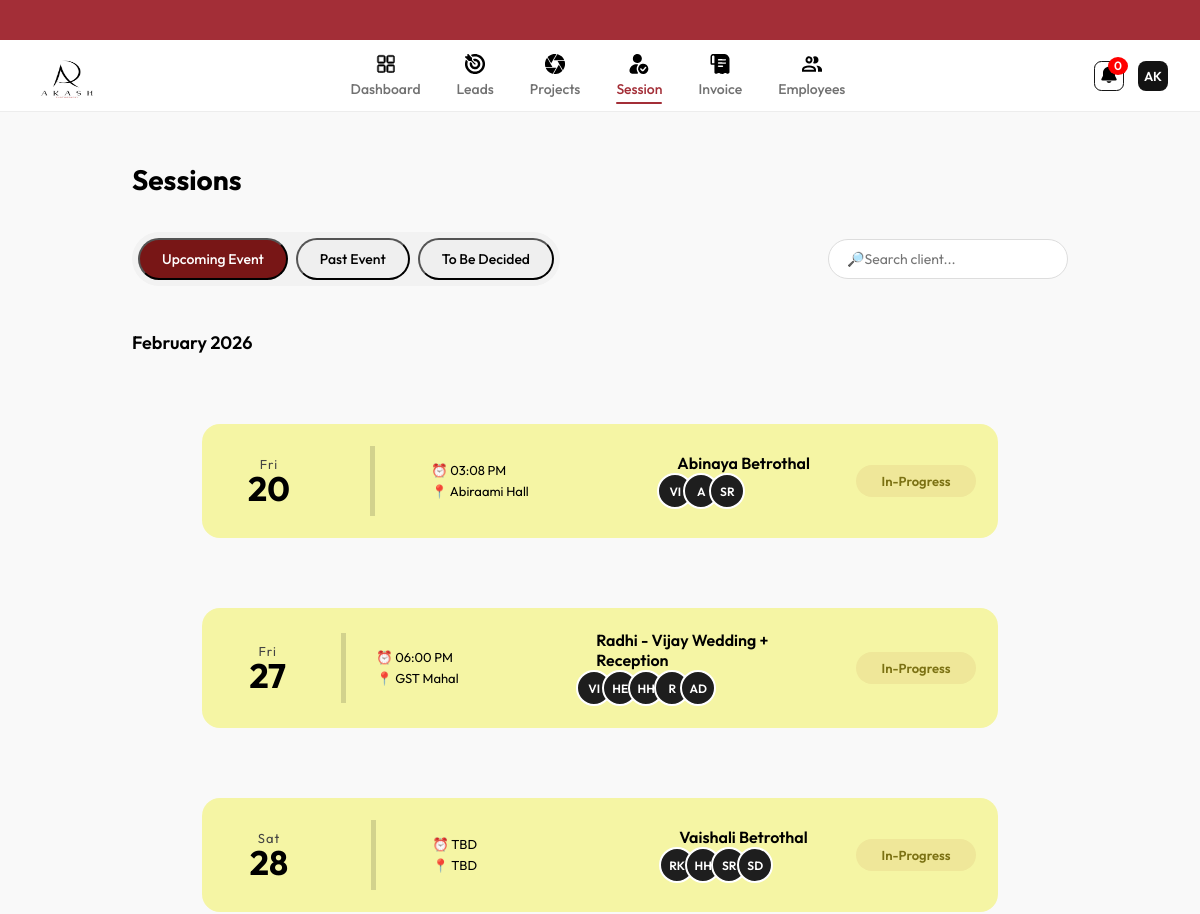
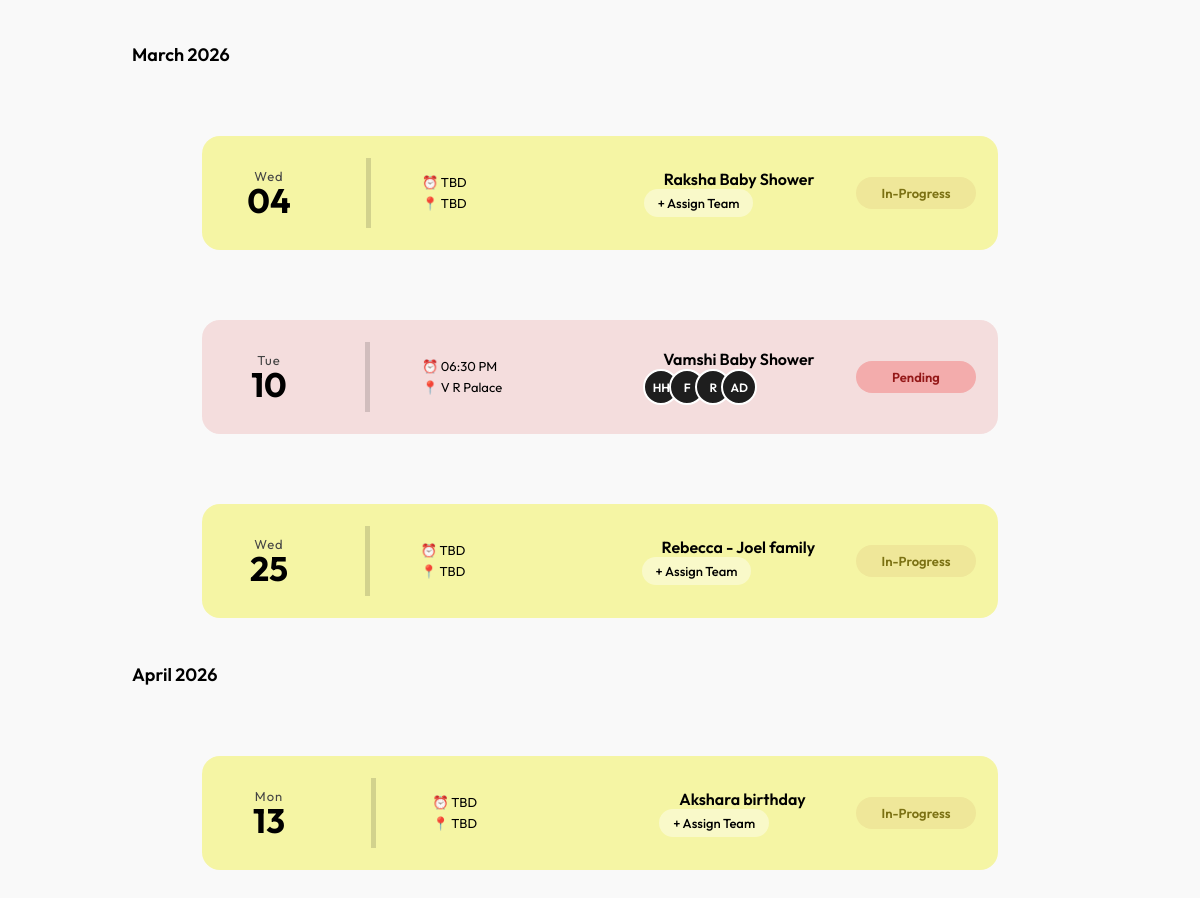
The page /projects/sessions/ on the database its author committed (2 pictures, top to bottom).
### projects/models.py (models this page shows, shortened)
class Project(models.Model):
    STATUS_CHOICES = (
        ('to_assign', 'To Be Assigned'),
        ('pre_production', 'Pre Production'),
        ('selection', 'Selection'),
        ('post_production', 'Post Production'),
        ('completed', 'Completed'),
    )
    lead = models.OneToOneField(
        'leads.Lead',
        on_delete=models.CASCADE,
        related_name='project'
    )
    code = models.CharField(max_length=20, unique=True)
    client_name = models.CharField(max_length=120)
    event_type = models.CharField(max_length=50)
    venue = models.CharField(max_length=255, blank=True, null=True)
    time = models.TimeField(blank=True, null=True)
    duration = models.CharField(max_length=50, blank=True, null=True)
    due_date = models.DateField(blank=True, null=True)
    start_date = models.DateField(blank=True, null=True)
    end_date = models.DateField(blank=True, null=True)
    status = models.CharField(
        max_length=30,
        choices=STATUS_CHOICES,
        default='to_assign'
    )
    team = models.ManyToManyField(
        User,
        related_name="projects",
        blank=True
    )
    completed_tasks = models.IntegerField(default=0)
    total_tasks = models.IntegerField(default=0)

### accounts/models.py (models this page shows, shortened)
class User(AbstractUser):
    ROLE_CHOICES = (
        ('admin', 'Admin'),
        ('team', 'Team Member'),
    )
    role = models.CharField(
        max_length=20,
        choices=ROLE_CHOICES,
        default='team'
    )
    photography_role = models.CharField(
        max_length=20,
        choices=PHOTOGRAPHY_ROLES,
        blank=True,
        null=True
    )

### projects/views.py (the view, shortened to what this page needs)
# urls.py: path("sessions/", views.sessions_view, name="sessions"),
def sessions_view(request):
    filter_type = request.GET.get("type", "upcoming")
    search_query = request.GET.get("search", "").strip()
    today = now().date()
    projects = Project.objects.filter(
        status__in=["pre_production", "selection", "post_production"]
    ).prefetch_related("team")
    if filter_type == "past":
        projects = projects.filter(start_date__isnull=False, start_date__lt=today)
    elif filter_type == "decided":
        projects = projects.filter(start_date__isnull=True)
    else:  # upcoming
        projects = projects.filter(start_date__isnull=False, start_date__gte=today)
    if search_query:
        projects = projects.filter(
            Q(client_name__icontains=search_query) |
            Q(event_type__icontains=search_query) |
            Q(code__icontains=search_query)
        )
    projects = projects.order_by("start_date")
    grouped_sessions = defaultdict(list)
    for project in projects:
        if project.start_date:
            month = project.start_date.strftime("%B %Y")
        else:
            month = "To Be Decided"
        grouped_sessions[month].append(project)
    context = {
        "grouped_sessions": dict(grouped_sessions),
        "active_tab": filter_type,
    }
    return render(request, "sessions.html", {
        **context,
        "active_page": "sessions"
    })

### core/context_processors.py (called while the page is built)
def notifications(request):
    if request.user.is_authenticated:
        today = timezone.localdate()  # current date
        new_leads = Lead.objects.filter(status=Lead.STATUS_NEW, created_at__date=today)
        followup_leads = Lead.objects.filter(status=Lead.STATUS_FOLLOW, followup_date=today)
        notifications_list = []
        for lead in new_leads:
            notifications_list.append({
                "title": "New Lead Added",
                "details": f"{lead.name} ({lead.project_code})"
            })
        for lead in followup_leads:
            notifications_list.append({
                "title": "Lead Follow-Up",
                "details": f"{lead.name} ({lead.project_code})"
            })
    else:
        notifications_list = []
    return {
        "notifications": notifications_list
    }

### templates/sessions.html (shortened to what this page needs)
{% extends "base.html" %}
{% load static %}
{% load humanize %}
{% block extra_css %}
<link rel="stylesheet" href="{% static 'css/sessions.css' %}">
{% endblock %}
{% block content %}
<div class="sessions-container">
    <h1 class="page-title">Sessions</h1>
    <div class="sessions-topbar">
        <div class="session-tabs" role="tablist">
            <button type="button"
                    data-type="upcoming"
                    class="tab {% if active_tab == 'upcoming' %}active{% endif %}"
                    role="tab"
                    aria-selected="{% if active_tab == 'upcoming' %}true{% else %}false{% endif %}">
                Upcoming Event
            </button>
            <button type="button"
                    data-type="past"
                    class="tab {% if active_tab == 'past' %}active{% endif %}"
                    role="tab"
                    aria-selected="{% if active_tab == 'past' %}true{% else %}false{% endif %}">
                Past Event
            </button>
            <button type="button"
                    data-type="decided"
                    class="tab {% if active_tab == 'decided' %}active{% endif %}"
                    role="tab"
                    aria-selected="{% if active_tab == 'decided' %}true{% else %}false{% endif %}">
                To Be Decided
            </button>
        </div>
        <input type="text"
               id="searchInput"
               autocomplete="off"
               placeholder="🔎Search client..."
               value="{{ request.GET.search|default:'' }}">
    </div>
    <div id="sessionsContent">
        {% include "partials/sessions_list.html" %}
    </div>
</div>
{% endblock %}

### templates/partials/sessions_list.html
{% if grouped_sessions %}
    {% for month, projects in grouped_sessions.items %}
        <h3 class="month-title">{{ month }}</h3>
        {% for project in projects %}
        <div class="session-card
            {% if project.status == 'pre_production' or project.status == 'post_production' %}in-progress{% else %}pending{% endif %}"
            data-url="{% if project.status == 'pre_production' or project.status == 'post_production' %}{% url 'projects:project_sessions' project.id %}{% else %}{% url 'projects:board' %}{% endif %}"
            role="button"
            tabindex="0"
        >
            <div class="date-section">
                <div class="day">{{ project.start_date|date:"D"|default:"TBD" }}</div>
                <div class="date">{{ project.start_date|date:"d"|default:"--" }}</div>
            </div>
            <div class="divider"></div>
            <div class="time-block">
                <div class="time-row">
                    ⏰ {{ project.time|time:"h:i A"|default:"TBD" }}
                </div>
                <div class="venue-row">
                    📍 {{ project.venue|default:"TBD" }}
                </div>
            </div>
            <div class="content-block">
                <div class="title-block">
                    {{ project.client_name }} {{ project.event_type }}
                </div>
                <div class="team-block">
                    {% if project.team.exists %}
                        <div class="avatars">
                            {% for member in project.team.all|slice:":5" %}
                                <div class="avatar" title="{{ member.get_full_name|default:member.username }}">
                                    {{ member.username|slice:":2"|upper }}
                                </div>
                            {% endfor %}
                        </div>
                    {% else %}
                        <a href="{% url 'projects:board' %}"
                           class="assign-team-btn"
                           onclick="event.stopPropagation();">
                            + Assign Team
                        </a>
                    {% endif %}
                </div>
            </div>
            <div class="status-block">
                {% if project.status == "pre_production" or project.status == "post_production" %}
                    <span class="status-badge progress">In-Progress</span>
                {% else %}
                    <span class="status-badge pending-badge">Pending</span>
                {% endif %}
            </div>
        </div>
        {% endfor %}
    {% endfor %}
{% else %}
    <p class="empty-text" style="text-align: center;">No sessions available.</p>
{% endif %}

### static/css/base.css (style rules this page uses)
:root { --red: #A32E37; --black: #131313; --border: #EDEDED; --bg: #F9F9F9; --white: #FFFFFF; }
* { box-sizing: border-box; font-family: 'Outfit', sans-serif; }
body { margin: 0; background: var(--bg); color: var(--black); }

### static/css/sessions.css (style rules this page uses)
.sessions-container { width: 78%; margin: 50px auto 100px; font-family: 'Poppins', sans-serif; }
.page-title { font-size: 28px; font-weight: 700; margin-bottom: 35px; color: #000; }
.sessions-topbar { display: flex; justify-content: space-between; align-items: center; margin-bottom: 45px; }
.session-tabs { display: inline-flex; gap: 8px; background: #f2f2f2; padding: 6px; border-radius: 40px; }
.tab { padding: 10px 22px; border-radius: 30px; font-size: 14px; font-weight: 500; transition: 0.2s ease; }
.tab.active { background: rgb(120, 22, 22); color: #fff; }
#searchInput { padding: 10px 18px; border-radius: 30px; border: 1px solid #ddd; width: 240px; outline: none; font-size: 14px; transition: 0.2s ease; }
.month-title { font-size: 18px; font-weight: 600; margin: 45px 0 20px; color: #000; }
a { text-decoration: none; color: inherit; }
.session-card { display: flex; align-items: center; justify-content: space-between; margin:70px; padding: 22px; border-radius: 18px; margin-bottom: 18px; transition: 0.25s ease; cursor: pointer; }
.session-card.in-progress { background: rgb(245, 245, 164); }
.session-card.pending { background: #f4dddd; }
.date-section { width: 90px; text-align: center; }
.day { font-size: 13px; color: #444; letter-spacing: 1px; }
.date { font-size: 34px; font-weight: 700; line-height: 1; color: #000; }
.divider { width: 5px; height: 70px; color: black; background: rgba(12, 12, 12, 0.15); margin: 0 30px; }
.time-block { min-width: 200px; font-size: 13px; color: #000; line-height: 1.6; }
.title-block { flex: 1; font-size: 16px; font-weight: 600; padding-left: 20px; color: #000; }
.team-block { min-width: 150px; display: flex; align-items: center; }
.avatars { display: flex; }
.avatar { width: 36px; height: 36px; border-radius: 50%; background: #1e1e1e; color: #fff; font-size: 12px; font-weight: 600; display: flex; align-items: center; justify-content: center; margin-right: -10px; border: 2px solid #fff; transition: transform 0.2s ease; }
.assign-team-btn { font-size: 13px; font-weight: 500; color: #000; text-decoration: none; background: rgba(255,255,255,0.4); padding: 6px 14px; border-radius: 20px; transition: 0.2s ease; }
.status-block { min-width: 140px; display: flex; justify-content: flex-end; }
.status-badge { padding: 8px 22px; border-radius: 25px; font-size: 13px; font-weight: 600; min-width: 120px; text-align: center; }
.progress { background: #efe799; color: #7b7113; }
.pending-badge { background: rgb(243, 172, 172); color: #941818; }

### rows shown on the page
Project: month "February 2026", start_date "Fri", start_date "20", time "03:08 PM", venue "Abiraami Hall", client_name "Abinaya", event_type "Betrothal", status "In-Progress"
User: username "VI"
User: username "A"
User: username "SR"
Project: start_date "Fri", start_date "27", time "06:00 PM", venue "GST Mahal", client_name "Radhi - Vijay", event_type "Wedding + Reception", status "In-Progress"
User: username "HE"
User: username "HH"
User: username "R"
User: username "AD"
Project: start_date "Sat", start_date "28", time "TBD", venue "TBD", client_name "Vaishali", event_type "Betrothal", status "In-Progress"
User: username "RK"
User: username "SD"
Project: month "March 2026", start_date "Wed", start_date "04", time "TBD", venue "TBD", client_name "Raksha", event_type "Baby Shower", shows "+ Assign Team", status "In-Progress"
Project: start_date "Tue", start_date "10", time "06:30 PM", venue "V R Palace", client_name "Vamshi", event_type "Baby Shower", status "Pending"
User: username "F"
Project: start_date "Wed", start_date "25", time "TBD", venue "TBD", client_name "Rebecca - Joel", event_type "family", shows "+ Assign Team", status "In-Progress"
Project: month "April 2026", start_date "Mon", start_date "13", time "TBD", venue "TBD", client_name "Akshara", event_type "birthday", shows "+ Assign Team", status "In-Progress"

### other values the page prints
{{ notifications|length }} "0"
